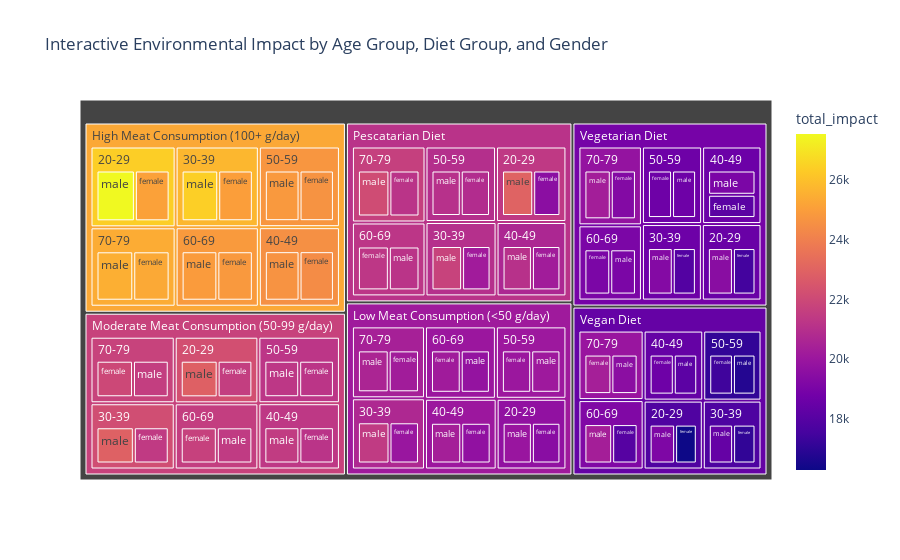

The cell this chart's notebook holds for it:
### Code cell
# Assuming 'df' is your DataFrame with a hierarchical structure and a measure for size
fig = px.treemap(
    df,
    path=['diet_group', 'age_group', 'sex'],  # Define hierarchy
    values='total_impact',  # Size of the rectangles
    color='total_impact',  # Color based on the size/value or another variable
    title='Interactive Environmental Impact by Age Group, Diet Group, and Gender'
)

fig.show()

# Convert the figure to an HTML div element
fig_html = pio.to_html(fig, full_html=False)

# Save the HTML to a file or print it
# print(fig_html)
# You can also write this string to an HTML file if needed
with open("plot_treemap.html", "w", encoding="utf-8") as file:
    file.write(fig_html)

### Figure 1 — Plotly figure (JSON) as saved in the notebook; plotly's stock layout.template omitted (floating-point values rounded to 4 significant figures)
{"data": [{"branchvalues": "total", "customdata": [[19540.0], [21560.0], [25110.0], [19460.0], [16280.0], [17490.0], [20210.0], [21410.0], [25030.0], [19960.0], [17070.0], [17900.0], [20220.0], [21180.0], [24430.0], [19710.0], [18660.0], [18120.0], [20870.0], [21220.0], [24630.0], [20010.0], [17390.0], [18660.0], [21310.0], [21690.0], [24840.0], [20200.0], [17990.0], [19050.0], [21160.0], [21970.0], [25330.0], [20220.0], [20370.0], [19280.0], [22960.0], [22880.0], [27550.0], [19950.0], [19150.0], [19480.0], [21740.0], [22920.0], [26420.0], [21430.0], [18410.0], [19310.0], [21070.0], [21480.0], [24660.0], [20360.0], [18160.0], [19060.0], [21050.0], [21300.0], [24860.0], [20100.0], [16790.0], [18670.0], [21160.0], [21440.0], [24930.0], [19790.0], [20330.0], [19050.0], [22120.0], [21550.0], [25500.0], [20590.0], [19520.0], [20310.0], [21370.0], [22240.0], [26390.0], [19710.0], [17830.0], [18540.0], [21000.0], [22190.0], [25740.0], [20720.0], [17770.0], [18630.0], [20650.0], [21330.0], [24550.0], [20040.0], [18410.0], [18600.0], [20960.0], [21260.0], [24750.0], [20060.0], [17100.0], [18670.0], [21230.0], [21560.0], [24880.0], [20000.0], [19210.0], [19050.0], [21650.0], [21760.0], [25410.0], [20410.0], [19950.0], [19810.0], [21150.0], [21730.0], [25300.0], [20160.0], [18420.0], [18900.0]], "domain": {"x": [0, 1], "y": [0, 1]}, "hovertemplate": "labels=%{label}<br>total_impact_sum=%{value}<br>parent=%{parent}<br>id=%{id}<br>total_impact=%{color}<extra></extra>", "ids": ["Pescatarian Diet/20-29/female", "Moderate Meat Consumption (50-99 g/day)/20-29/female", "High Meat Consumption (100+ g/day)/20-29/female", "Low Meat Consumption (<50 g/day)/20-29/female", "Vegan Diet/20-29/female", "Vegetarian Diet/20-29/female", "Pescatarian Diet/30-39/female", "Moderate Meat Consumption (50-99 g/day)/30-39/female", "High Meat Consumption (100+ g/day)/30-39/female", "Low Meat Consumption (<50 g/day)/30-39/female", "Vegan Diet/30-39/female", "Vegetarian Diet/30-39/female", "Pescatarian Diet/40-49/female", "Moderate Meat Consumption (50-99 g/day)/40-49/female", "High Meat Consumption (100+ g/day)/40-49/female", "Low Meat Consumption (<50 g/day)/40-49/female", "Vegan Diet/40-49/female", "Vegetarian Diet/40-49/female", "Pescatarian Diet/50-59/female", "Moderate Meat Consumption (50-99 g/day)/50-59/female", "High Meat Consumption (100+ g/day)/50-59/female", "Low Meat Consumption (<50 g/day)/50-59/female", "Vegan Diet/50-59/female", "Vegetarian Diet/50-59/female", "Pescatarian Diet/60-69/female", "Moderate Meat Consumption (50-99 g/day)/60-69/female", "High Meat Consumption (100+ g/day)/60-69/female", "Low Meat Consumption (<50 g/day)/60-69/female", "Vegan Diet/60-69/female", "Vegetarian Diet/60-69/female", "Pescatarian Diet/70-79/female", "Moderate Meat Consumption (50-99 g/day)/70-79/female", "High Meat Consumption (100+ g/day)/70-79/female", "Low Meat Consumption (<50 g/day)/70-79/female", "Vegan Diet/70-79/female", "Vegetarian Diet/70-79/female", "Pescatarian Diet/20-29/male", "Moderate Meat Consumption (50-99 g/day)/20-29/male", "High Meat Consumption (100+ g/day)/20-29/male", "Low Meat Consumption (<50 g/day)/20-29/male", "Vegan Diet/20-29/male", "Vegetarian Diet/20-29/male", "Pescatarian Diet/30-39/male", "Moderate Meat Consumption (50-99 g/day)/30-39/male", "High Meat Consumption (100+ g/day)/30-39/male", "Low Meat Consumption (<50 g/day)/30-39/male", "Vegan Diet/30-39/male", "Vegetarian Diet/30-39/male", "Pescatarian Diet/40-49/male", "Moderate Meat Consumption (50-99 g/day)/40-49/male", "High Meat Consumption (100+ g/day)/40-49/male", "Low Meat Consumption (<50 g/day)/40-49/male", "Vegan Diet/40-49/male", "Vegetarian Diet/40-49/male", "Pescatarian Diet/50-59/male", "Moderate Meat Consumption (50-99 g/day)/50-59/male", "High Meat Consumption (100+ g/day)/50-59/male", "Low Meat Consumption (<50 g/day)/50-59/male", "Vegan Diet/50-59/male", "Vegetarian Diet/50-59/male", "Pescatarian Diet/60-69/male", "Moderate Meat Consumption (50-99 g/day)/60-69/male", "High Meat Consumption (100+ g/day)/60-69/male", "Low Meat Consumption (<50 g/day)/60-69/male", "Vegan Diet/60-69/male", "Vegetarian Diet/60-69/male", "Pescatarian Diet/70-79/male", "Moderate Meat Consumption (50-99 g/day)/70-79/male", "High Meat Consumption (100+ g/day)/70-79/male", "Low Meat Consumption (<50 g/day)/70-79/male", "Vegan Diet/70-79/male", "Vegetarian Diet/70-79/male", "Pescatarian Diet/20-29", "Moderate Meat Consumption (50-99 g/day)/20-29", "High Meat Consumption (100+ g/day)/20-29", "Low Meat Consumption (<50 g/day)/20-29", "Vegan Diet/20-29", "Vegetarian Diet/20-29", "Pescatarian Diet/30-39", "Moderate Meat Consumption (50-99 g/day)/30-39", "High Meat Consumption (100+ g/day)/30-39", "Low Meat Consumption (<50 g/day)/30-39", "Vegan Diet/30-39", "Vegetarian Diet/30-39", "Pescatarian Diet/40-49", "Moderate Meat Consumption (50-99 g/day)/40-49", "High Meat Consumption (100+ g/day)/40-49", "Low Meat Consumption (<50 g/day)/40-49", "Vegan Diet/40-49", "Vegetarian Diet/40-49", "Pescatarian Diet/50-59", "Moderate Meat Consumption (50-99 g/day)/50-59", "High Meat Consumption (100+ g/day)/50-59", "Low Meat Consumption (<50 g/day)/50-59", "Vegan Diet/50-59", "Vegetarian Diet/50-59", "Pescatarian Diet/60-69", "Moderate Meat Consumption (50-99 g/day)/60-69", "High Meat Consumption (100+ g/day)/60-69", "Low Meat Consumption (<50 g/day)/60-69", "Vegan Diet/60-69", "Vegetarian Diet/60-69", "Pescatarian Diet/70-79", "Moderate Meat Consumption (50-99 g/day)/70-79", "High Meat Consumption (100+ g/day)/70-79", "Low Meat Consumption (<50 g/day)/70-79", "Vegan Diet/70-79", "Vegetarian Diet/70-79", "Pescatarian Diet", "Moderate Meat Consumption (50-99 g/day)", "High Meat Consumption (100+ g/day)", "Low Meat Consumption (<50 g/day)", "Vegan Diet", "Vegetarian Diet"], "labels": ["female", "female", "female", "female", "female", "female", "female", "female", "female", "female", "female", "female", "female", "female", "female", "female", "female", "female", "female", "female", "female", "female", "female", "female", "female", "female", "female", "female", "female", "female", "female", "female", "female", "female", "female", "female", "male", "male", "male", "male", "male", "male", "male", "male", "male", "male", "male", "male", "male", "male", "male", "male", "male", "male", "male", "male", "male", "male", "male", "male", "male", "male", "male", "male", "male", "male", "male", "male", "male", "male", "male", "male", "20-29", "20-29", "20-29", "20-29", "20-29", "20-29", "30-39", "30-39", "30-39", "30-39", "30-39", "30-39", "40-49", "40-49", "40-49", "40-49", "40-49", "40-49", "50-59", "50-59", "50-59", "50-59", "50-59", "50-59", "60-69", "60-69", "60-69", "60-69", "60-69", "60-69", "70-79", "70-79", "70-79", "70-79", "70-79", "70-79", "Pescatarian Diet", "Moderate Meat Consumption (50-99 g/day)", "High Meat Consumption (100+ g/day)", "Low Meat Consumption (<50 g/day)", "Vegan Diet", "Vegetarian Diet"], "marker": {"coloraxis": "coloraxis", "colors": [19540.0, 21560.0, 25110.0, 19460.0, 16280.0, 17490.0, 20210.0, 21410.0, 25030.0, 19960.0, 17070.0, 17900.0, 20220.0, 21180.0, 24430.0, 19710.0, 18660.0, 18120.0, 20870.0, 21220.0, 24630.0, 20010.0, 17390.0, 18660.0, 21310.0, 21690.0, 24840.0, 20200.0, 17990.0, 19050.0, 21160.0, 21970.0, 25330.0, 20220.0, 20370.0, 19280.0, 22960.0, 22880.0, 27550.0, 19950.0, 19150.0, 19480.0, 21740.0, 22920.0, 26420.0, 21430.0, 18410.0, 19310.0, 21070.0, 21480.0, 24660.0, 20360.0, 18160.0, 19060.0, 21050.0, 21300.0, 24860.0, 20100.0, 16790.0, 18670.0, 21160.0, 21440.0, 24930.0, 19790.0, 20330.0, 19050.0, 22120.0, 21550.0, 25500.0, 20590.0, 19520.0, 20310.0, 21370.0, 22240.0, 26390.0, 19710.0, 17830.0, 18540.0, 21000.0, 22190.0, 25740.0, 20720.0, 17770.0, 18630.0, 20650.0, 21330.0, 24550.0, 20040.0, 18410.0, 18600.0, 20960.0, 21260.0, 24750.0, 20060.0, 17100.0, 18670.0, 21230.0, 21560.0, 24880.0, 20000.0, 19210.0, 19050.0, 21650.0, 21760.0, 25410.0, 20410.0, 19950.0, 19810.0, 21150.0, 21730.0, 25300.0, 20160.0, 18420.0, 18900.0]}, "name": "", "parents": ["Pescatarian Diet/20-29", "Moderate Meat Consumption (50-99 g/day)/20-29", "High Meat Consumption (100+ g/day)/20-29", "Low Meat Consumption (<50 g/day)/20-29", "Vegan Diet/20-29", "Vegetarian Diet/20-29", "Pescatarian Diet/30-39", "Moderate Meat Consumption (50-99 g/day)/30-39", "High Meat Consumption (100+ g/day)/30-39", "Low Meat Consumption (<50 g/day)/30-39", "Vegan Diet/30-39", "Vegetarian Diet/30-39", "Pescatarian Diet/40-49", "Moderate Meat Consumption (50-99 g/day)/40-49", "High Meat Consumption (100+ g/day)/40-49", "Low Meat Consumption (<50 g/day)/40-49", "Vegan Diet/40-49", "Vegetarian Diet/40-49", "Pescatarian Diet/50-59", "Moderate Meat Consumption (50-99 g/day)/50-59", "High Meat Consumption (100+ g/day)/50-59", "Low Meat Consumption (<50 g/day)/50-59", "Vegan Diet/50-59", "Vegetarian Diet/50-59", "Pescatarian Diet/60-69", "Moderate Meat Consumption (50-99 g/day)/60-69", "High Meat Consumption (100+ g/day)/60-69", "Low Meat Consumption (<50 g/day)/60-69", "Vegan Diet/60-69", "Vegetarian Diet/60-69", "Pescatarian Diet/70-79", "Moderate Meat Consumption (50-99 g/day)/70-79", "High Meat Consumption (100+ g/day)/70-79", "Low Meat Consumption (<50 g/day)/70-79", "Vegan Diet/70-79", "Vegetarian Diet/70-79", "Pescatarian Diet/20-29", "Moderate Meat Consumption (50-99 g/day)/20-29", "High Meat Consumption (100+ g/day)/20-29", "Low Meat Consumption (<50 g/day)/20-29", "Vegan Diet/20-29", "Vegetarian Diet/20-29", "Pescatarian Diet/30-39", "Moderate Meat Consumption (50-99 g/day)/30-39", "High Meat Consumption (100+ g/day)/30-39", "Low Meat Consumption (<50 g/day)/30-39", "Vegan Diet/30-39", "Vegetarian Diet/30-39", "Pescatarian Diet/40-49", "Moderate Meat Consumption (50-99 g/day)/40-49", "High Meat Consumption (100+ g/day)/40-49", "Low Meat Consumption (<50 g/day)/40-49", "Vegan Diet/40-49", "Vegetarian Diet/40-49", "Pescatarian Diet/50-59", "Moderate Meat Consumption (50-99 g/day)/50-59", "High Meat Consumption (100+ g/day)/50-59", "Low Meat Consumption (<50 g/day)/50-59", "Vegan Diet/50-59", "Vegetarian Diet/50-59", "Pescatarian Diet/60-69", "Moderate Meat Consumption (50-99 g/day)/60-69", "High Meat Consumption (100+ g/day)/60-69", "Low Meat Consumption (<50 g/day)/60-69", "Vegan Diet/60-69", "Vegetarian Diet/60-69", "Pescatarian Diet/70-79", "Moderate Meat Consumption (50-99 g/day)/70-79", "High Meat Consumption (100+ g/day)/70-79", "Low Meat Consumption (<50 g/day)/70-79", "Vegan Diet/70-79", "Vegetarian Diet/70-79", "Pescatarian Diet", "Moderate Meat Consumption (50-99 g/day)", "High Meat Consumption (100+ g/day)", "Low Meat Consumption (<50 g/day)", "Vegan Diet", "Vegetarian Diet", "Pescatarian Diet", "Moderate Meat Consumption (50-99 g/day)", "High Meat Consumption (100+ g/day)", "Low Meat Consumption (<50 g/day)", "Vegan Diet", "Vegetarian Diet", "Pescatarian Diet", "Moderate Meat Consumption (50-99 g/day)", "High Meat Consumption (100+ g/day)", "Low Meat Consumption (<50 g/day)", "Vegan Diet", "Vegetarian Diet", "Pescatarian Diet", "Moderate Meat Consumption (50-99 g/day)", "High Meat Consumption (100+ g/day)", "Low Meat Consumption (<50 g/day)", "Vegan Diet", "Vegetarian Diet", "Pescatarian Diet", "Moderate Meat Consumption (50-99 g/day)", "High Meat Consumption (100+ g/day)", "Low Meat Consumption (<50 g/day)", "Vegan Diet", "Vegetarian Diet", "Pescatarian Diet", "Moderate Meat Consumption (50-99 g/day)", "High Meat Consumption (100+ g/day)", "Low Meat Consumption (<50 g/day)", "Vegan Diet", "Vegetarian Diet", "", "", "", "", "", ""], "type": "treemap", "values": [18200000.0, 20100000.0, 23570000.0, 18040000.0, 14080000.0, 15950000.0, 18720000.0, 20080000.0, 23560000.0, 18590000.0, 14560000.0, 16320000.0, 18790000.0, 20000000.0, 23150000.0, 18480000.0, 15910000.0, 16640000.0, 19540000.0, 20170000.0, 23470000.0, 18940000.0, 15710000.0, 17230000.0, 20060000.0, 20770000.0, 23780000.0, 19200000.0, 16270000.0, 17680000.0, 20090000.0, 21080000.0, 24250000.0, 19290000.0, 17250000.0, 18050000.0, 20870000.0, 21380000.0, 26040000.0, 18490000.0, 16530000.0, 17700000.0, 20100000.0, 21480000.0, 24910000.0, 19920000.0, 15800000.0, 17520000.0, 19390000.0, 20270000.0, 23380000.0, 19040000.0, 15450000.0, 17360000.0, 19550000.0, 20220000.0, 23700000.0, 18870000.0, 14940000.0, 17190000.0, 19880000.0, 20460000.0, 23930000.0, 18810000.0, 17720000.0, 17590000.0, 20990000.0, 20660000.0, 24510000.0, 19600000.0, 16790000.0, 18890000.0, 39070000.0, 41470000.0, 49610000.0, 36530000.0, 30610000.0, 33660000.0, 38810000.0, 41560000.0, 48470000.0, 38520000.0, 30360000.0, 33840000.0, 38180000.0, 40270000.0, 46530000.0, 37520000.0, 31360000.0, 34000000.0, 39090000.0, 40380000.0, 47170000.0, 37810000.0, 30650000.0, 34420000.0, 39940000.0, 41230000.0, 47710000.0, 38010000.0, 34000000.0, 35280000.0, 41070000.0, 41740000.0, 48760000.0, 38890000.0, 34040000.0, 36940000.0, 236200000.0, 246600000.0, 288300000.0, 227300000.0, 191000000.0, 208100000.0]}], "layout": {"autosize": true, "coloraxis": {"colorbar": {"title": {"text": "total_impact"}}, "colorscale": [[0, "#0d0887"], [0.1111, "#46039f"], [0.2222, "#7201a8"], [0.3333, "#9c179e"], [0.4444, "#bd3786"], [0.5556, "#d8576b"], [0.6667, "#ed7953"], [0.7778, "#fb9f3a"], [0.8889, "#fdca26"], [1, "#f0f921"]]}, "legend": {"tracegroupgap": 0}, "title": {"text": "Interactive Environmental Impact by Age Group, Diet Group, and Gender"}}}
